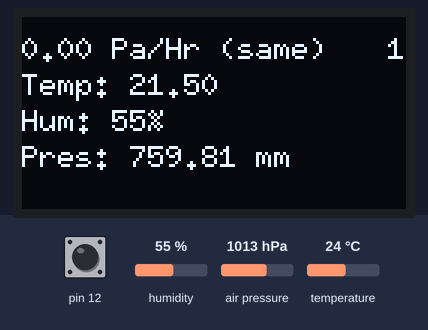
The sketch below on a simulated Arduino Uno, built with avr-gcc and run on an emulated ATmega328P. Parts: 128×64 one-colour display. The test bench sets the inputs (shaded band); at power-on: pin 12 HIGH, humidity 55 %, air pressure 1013 hPa, temperature 24 °C. EEPROM starts erased.

Above: at 1.2 s.
1.3 s: pin 12 pulled LOW for 0.15 s
At 2.9 s:
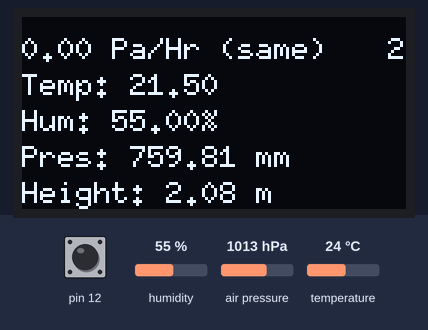
3.6 s: pin 12 pulled LOW for 0.15 s
At 5.2 s:
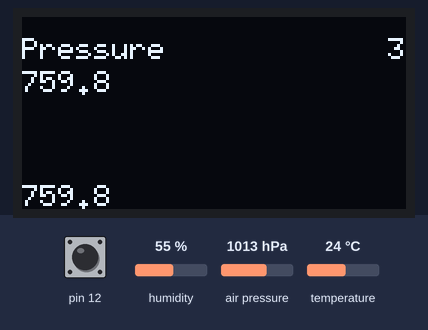
5.5 s: pin 12 pulled LOW for 1 s
At 7.9 s:
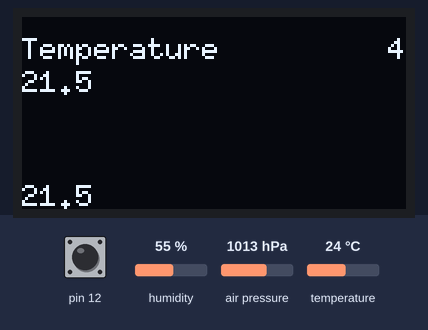
8.2 s: pin 12 pulled LOW for 3.2 s
At 11.66 s:
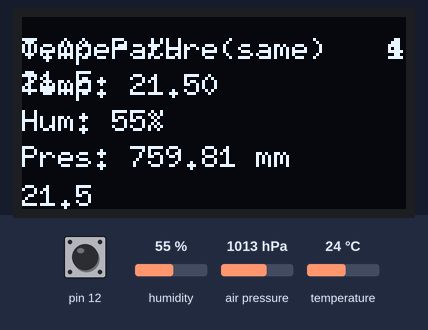
Timing chart, 0 to 13.2 s (numbered marks = the images above; inputs shaded):
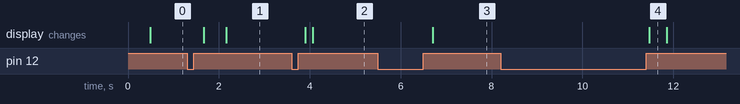

The sketch:

Weather.ino
```cpp
#include <EEPROM.h>
#include <Wire.h>
#include "U8glib.h"
#include <Adafruit_Sensor.h>
#include <Adafruit_BME280.h>

Adafruit_BME280 bme;

U8GLIB_SSD1306_128X64 u8g(U8G_I2C_OPT_NONE | U8G_I2C_OPT_DEV_0);

#define SEALEVELPRESSURE_HPA (1013.25)

#define PRESSURE_WAIT_TIME (long)240
#define PRESSURE_COUNT (long)45
#define MEASUREMENT_COUNT 10
#define MODES_COUNT 4

long pres[PRESSURE_COUNT];
int pres_sz = 0;
long long pres_time = -PRESSURE_WAIT_TIME * 1000;

#define LEFT_B 32

#define PRINT_LPS false
#define PRINT_PRESSURE false

#define INF_ (long)256 * (long)256 * (long)256 - 1

long double sumx, sumx2, sumy, sumxy;
long double A = 0, B = 0;

long long updateTime = -1000000000;

double alt0 = 0;
double curTemp, curHum, curAlt;
long curPres;
long counter___ = 0;
long long lastTimeCheck__ = 0;

int mode = 0;
long long timePressed = -10000;
long long timeReleased = -10000;
bool oldButton = false;

int t[36];
long pres2[36];
int tpres_sz = 0;
long long tpres_time = -600000;
byte presx[36], tx[36];
byte presy[36], ty[36];
long mnp, mxp, mnt, mxt;

long long initTime;

void setup() {
  Serial.begin(9600);
  if (!bme.begin()) {
    Serial.print("Failed\n");
    /*Serial.println("Could not find a valid BME280 sensor, check wiring, address, sensor ID!");
      Serial.print("SensorID was: 0x"); Serial.println(bme.sensorID(), 16);
      Serial.print("        ID of 0xFF probably means a bad address, a BMP 180 or BMP 085\n");
      Serial.print("   ID of 0x56-0x58 represents a BMP 280,\n");
      Serial.print("        ID of 0x60 represents a BME 280.\n");
      Serial.print("        ID of 0x61 represents a BME 680.\n");*/
    while (1);
  }
  if (u8g.getMode() == U8G_MODE_R3G3B2) {
    u8g.setColorIndex(255);
  }
  else if (u8g.getMode() == U8G_MODE_GRAY2BIT) {
    u8g.setColorIndex(3);
  }
  else if (u8g.getMode() == U8G_MODE_BW) {
    u8g.setColorIndex(1);
  }
  else if (u8g.getMode() == U8G_MODE_HICOLOR) {
    u8g.setHiColorByRGB(255, 255, 255);
  }
  u8g.setFont(u8g_font_6x10);
  pinMode(12, INPUT_PULLUP);
  for (int i = 0; i < PRESSURE_COUNT; i++) {
    if (getnum(i) != INF_) {
      pres_sz++;
      pres[i] = getnum(i);
    }
  }
  if (pres_sz > 0) {
    getLLS();
  }
  for (int i = 0; i < 36; i++) {
    if (getnum(100 + 2 * i) != INF_) {
      tpres_sz++;
      pres2[i] = getnum(100 + 2 * i);
      t[i] = getnum(100 + 2 * i + 1) - 2000;
    }
  }
  if (getnum(340) != INF_) {
    pres_time = (long)millis() - getnum(340);
  }
  if (getnum(339) != INF_) {
    tpres_time = (long)millis() - getnum(339);
  }
  updateGraph();
  initTime = millis();
}

void draw(void) {
  String prediction;
  double temp = (double)A * 3600.0;
  if (temp <= -150.0) prediction = "storm";
  else if (temp <= -75.0) prediction = "rain";
  else if (temp < 75) prediction = "same";
  else prediction = "clear";
  switch (mode) {
    case (0):
      u8g.setPrintPos(0, 14);
      u8g.print(String((double)A * 3600.0) + " Pa/Hr" + " (" + prediction + ")");
      u8g.setPrintPos(0, 26);
      u8g.print("Temp: " + String(round(curTemp * 10.0) / 10.0));
      u8g.setPrintPos(0, 38);
      u8g.print("Hum: " + String((int)curHum) + "%");
      u8g.setPrintPos(0, 50);
      u8g.print("Pres: " + String(paToMercury(curPres)) + " mm");
      u8g.setPrintPos(0, 62);
      break;
    case (1):
      u8g.setPrintPos(0, 14);
      u8g.print(String((double)A * 3600.0) + " Pa/Hr" + " (" + prediction + ")");
      u8g.setPrintPos(0, 26);
      u8g.print("Temp: " + String(curTemp));
      u8g.setPrintPos(0, 38);
      u8g.print("Hum: " + String(curHum) + "%");
      u8g.setPrintPos(0, 50);
      u8g.print("Pres: " + String(paToMercury(curPres)) + " mm");
      u8g.setPrintPos(0, 62);
      u8g.print("Height: " + String(curAlt - alt0) + " m");
      break;
    case (2):
      u8g.setPrintPos(0, 14);
      u8g.print("Pressure");
      u8g.setPrintPos(0, 25);
      u8g.print(String(mxp / 10) + '.' + String(mxp % 10));
      u8g.setPrintPos(0, 63);
      u8g.print(String(mnp / 10) + '.' + String(mnp % 10));
      for (int i = 1; i < tpres_sz; i++) {
        u8g.drawLine(presx[i - 1], presy[i - 1], presx[i], presy[i]);
      }
      break;
    case (3):
      u8g.setPrintPos(0, 14);
      u8g.print("Temperature");
      u8g.setPrintPos(0, 25);
      u8g.print(String(mxt / 10) + '.' + String(mxt % 10));
      u8g.setPrintPos(0, 63);
      u8g.print(String(mnt / 10) + '.' + String(mnt % 10));
      for (int i = 1; i < tpres_sz; i++) {
        u8g.drawLine(tx[i - 1], ty[i - 1], tx[i], ty[i]);
      }
      break;
  }
  u8g.setPrintPos(122, 14);
  u8g.print(mode + 1);
}

void loop() {
  u8g.firstPage();
  do {
    Main();
    draw();
  } while (u8g.nextPage());
}

void Main() {
  if (button() == false && oldButton == true) {
    if (millis() - timeReleased >= 1000 && mode == 1) {
      alt0 = curAlt;
    }
    else {
      mode = (mode + 1) % MODES_COUNT;
    }
  }
  if (button()) {
    timePressed = millis();
  }
  else {
    timeReleased = millis();
  }
  oldButton = button();
  if (PRINT_LPS) {
    counter___++;
    Serial.println((double)counter___ / (double)millis() * 1000.0);
  }
  if (mode == 0 && millis() - updateTime >= 30000 || mode == 1 && millis() - updateTime >= 500) {
    updateTime = millis();
    curTemp = getTemp();
    curHum = getHum();
    curPres = getPres();
    curAlt = getAlt();
  }
  if ((long long)millis() - pres_time >= PRESSURE_WAIT_TIME * 1000) {
    pres_time = millis();
    long cur = 0;
    for (int i = 0; i < MEASUREMENT_COUNT; i++) {
      cur += getPres();
      delay(20 / MEASUREMENT_COUNT);
    }
    cur /= MEASUREMENT_COUNT;
    if (PRINT_PRESSURE) {
      Serial.println(cur);
    }
    if (pres_sz < PRESSURE_COUNT) {
      pres[pres_sz] = cur;
      pres_sz++;
    }
    else {
      for (int i = 0; i < pres_sz - 1; i++) {
        pres[i] = pres[i + 1];
      }
      pres[pres_sz - 1] = cur;
    }
    for (int i = 0; i < pres_sz; i++) {
      if (pres[i]) {
        savenum(i, pres[i]);
      }
    }
    getLLS();
  }
  if ((long long)millis() - tpres_time >= 600000) {
    tpres_time = millis();
    long cur = 0;
    double curt = 0;
    for (int i = 0; i < MEASUREMENT_COUNT; i++) {
      cur += getPres();
      curt += getTemp();
      delay(20 / MEASUREMENT_COUNT);
    }
    cur /= MEASUREMENT_COUNT;
    curt /= MEASUREMENT_COUNT;
    if (tpres_sz < 36) {
      pres2[tpres_sz] = cur;
      t[tpres_sz] = curt * 10;
      tpres_sz++;
    }
    else {
      for (int i = 0; i < tpres_sz - 1; i++) {
        pres2[i] = pres2[i + 1];
        t[i] = t[i + 1];
      }
      pres2[tpres_sz - 1] = cur;
      t[tpres_sz - 1] = curt * 10;
    }
    for (int i = 0; i < 36; i++) {
      if (pres2[i]) {
        savenum(100 + 2 * i, pres2[i]);
        savenum(100 + 2 * i + 1, t[i] + 2000);
      }
    }
    updateGraph();
  }
  if (millis() - lastTimeCheck__ >= 30000) {
    lastTimeCheck__ = millis();
    savenum(340, (long)millis() - pres_time);
    savenum(339, (long)millis() - tpres_time);
  }
}

void updateGraph() {
  mnp = 10000;
  mxp = -10000;
  mnt = 10000;
  mxt = -10000;
  for (int i = 0; i < tpres_sz; i++) {
    mnp = min(mnp, paToMercury(pres2[i]) * 10.0);
    mxp = max(mxp, paToMercury(pres2[i]) * 10.0);
    mnt = min(mnt, t[i]);
    mxt = max(mxt, t[i]);
  }
  for (int i = 0; i < tpres_sz; i++) {
    long x, y;
    x = map(i, 0, 35, 32, 127);
    y = map(paToMercury(pres2[i]) * 10.0, mnp, mxp, 63, 16);
    presx[i] = x;
    presy[i] = y;
    x = map(i, 0, 35, 26, 127);
    y = map(t[i], mnt, mxt, 63, 16);
    tx[i] = x;
    ty[i] = y;
  }
}

void getLLS() {
  sumx = 0;
  sumx2 = 0;
  sumy = 0;
  sumxy = 0;
  for (int i = 0; i < pres_sz; i++) {
    sumx += PRESSURE_WAIT_TIME * i;
    sumx2 += (PRESSURE_WAIT_TIME * i) * (PRESSURE_WAIT_TIME * i);
    sumy += pres[i];
    sumxy += (PRESSURE_WAIT_TIME * i) * pres[i];
  }
  long double temp = (pres_sz * sumx2) - sumx * sumx;
  if (fabs(temp) > 1e-3) {
    A = ((pres_sz * sumxy - sumx * sumy) / temp);
  }
  B = (sumy - A * sumx) / pres_sz;
}

double getTemp() {
  return bme.readTemperature() - 2.5;
}

double getHum() {
  return bme.readHumidity();
}

long getPres() {
  return bme.readPressure();
}

double getAlt() {
  return bme.readAltitude(SEALEVELPRESSURE_HPA);
}

bool button() {
  return !digitalRead(12);
}

void savenum(int i, long num) {
  EEPROM.write(3 * i, num / 256 / 256);
  EEPROM.write(3 * i + 1, num / 256 % 256);
  EEPROM.write(3 * i + 2, num % 256);
}

long getnum(int i) {
  return EEPROM.read(3 * i) * (long)256 * (long)256 + EEPROM.read(3 * i + 1) * (long)256 + EEPROM.read(3 * i + 2);
}

double paToMercury(long p) {
  return (double)p / ((double)SEALEVELPRESSURE_HPA * 100.0) * 760.0;
}
```

Measured:
- after the input at 1.3 s, the display: first changes after 0.37 s (image 1 shows a later state)
- after the input at 3.6 s, the display: first changes after 0.30 s (image 2 shows a later state)
- after the input at 5.5 s, the display: changes after 1.2 s (image 3)
- after the input at 8.2 s, the display: changes after 3.3 s (image 4)
